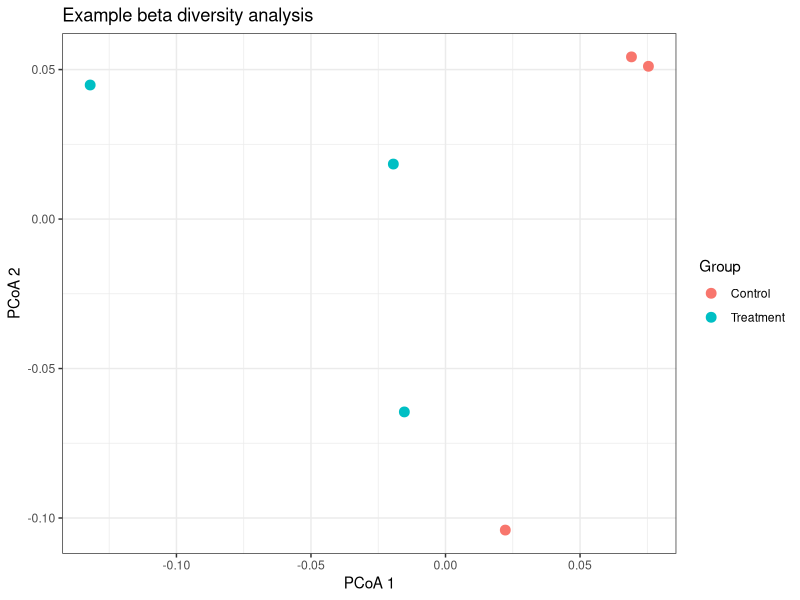
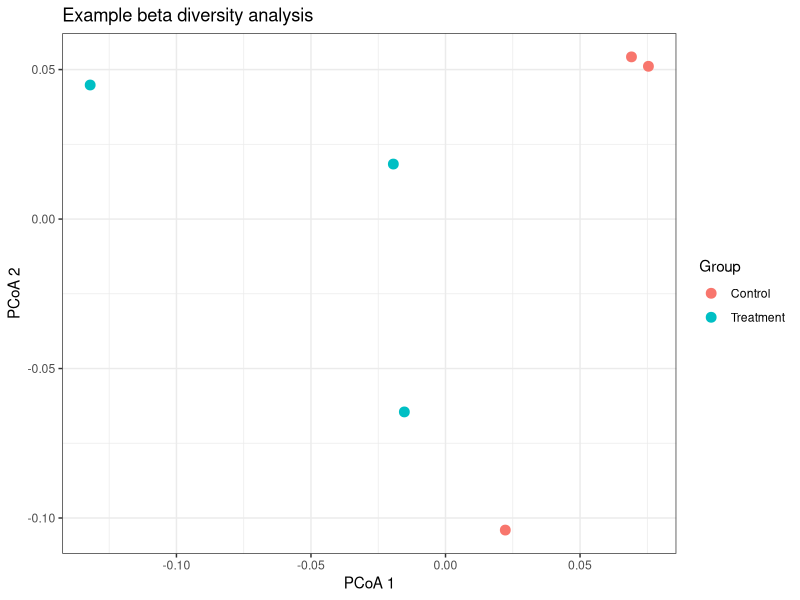

Generate these figures, in order, with R:
# 04_beta_diversity_example.R
# Purpose: Demonstrate beta diversity analysis using simulated rumen microbiome data

# Load required packages
library(tidyverse)

# Import metadata
metadata <- read_csv("data/example_metadata.csv")

# Simulate a small feature table
set.seed(123)

feature_table <- matrix(
  sample(0:100, size = nrow(metadata) * 20, replace = TRUE),
  nrow = nrow(metadata),
  ncol = 20
)

rownames(feature_table) <- metadata$sample_id
colnames(feature_table) <- paste0("Feature_", 1:20)

# Convert to relative abundance
relative_abundance <- feature_table / rowSums(feature_table)

# Calculate simple Euclidean distance
distance_matrix <- dist(relative_abundance, method = "euclidean")

# Perform principal coordinate analysis
pcoa_result <- cmdscale(distance_matrix, eig = TRUE, k = 2)

pcoa_scores <- as_tibble(pcoa_result$points) %>%
  rename(PCoA1 = V1, PCoA2 = V2) %>%
  mutate(sample_id = rownames(pcoa_result$points)) %>%
  left_join(metadata, by = "sample_id")

print(pcoa_scores)

# Save results
dir.create("results", showWarnings = FALSE)
dir.create("figures", showWarnings = FALSE)

write_csv(pcoa_scores, "results/beta_diversity_pcoa_scores.csv")

# Plot PCoA
pcoa_plot <- ggplot(pcoa_scores, aes(x = PCoA1, y = PCoA2, colour = group)) +
  geom_point(size = 3) +
  theme_bw() +
  labs(
    x = "PCoA 1",
    y = "PCoA 2",
    colour = "Group",
    title = "Example beta diversity analysis"
  )

print(pcoa_plot)

ggsave(
  filename = "figures/beta_diversity_pcoa_example.png",
  plot = pcoa_plot,
  width = 6,
  height = 4,
  dpi = 300
)
